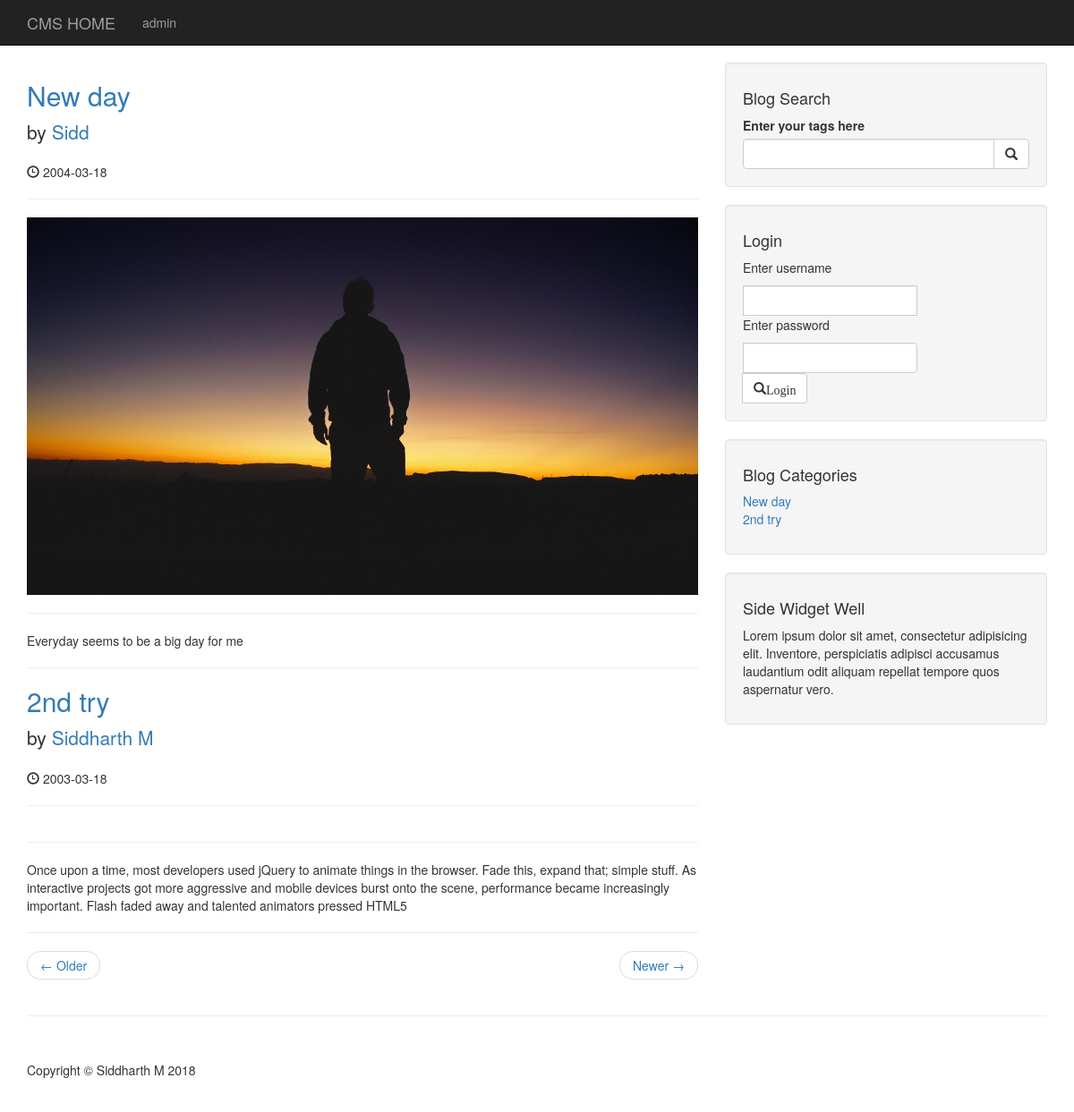
The page / on the database its author committed.
### tables this page shows
CREATE TABLE `posts` (
  `post_id` int(3) NOT NULL,
  `post_catagory_id` int(3) NOT NULL,
  `post_title` varchar(255) NOT NULL,
  `post_author` varchar(255) NOT NULL,
  `post_date` date NOT NULL,
  `post_image` text NOT NULL,
  `post_content` text NOT NULL,
  `post_tags` varchar(255) NOT NULL,
  `post_comment_count` int(11) NOT NULL,
  `post_status` varchar(255) NOT NULL DEFAULT 'draft'
);

### index.php (the view)
<?php
   include "includes/header.php";
    include "includes/naviigation.php";
  ?>
    <div class="container">
        <div class="row">
            <div class="col-md-8">
                       <?php
                                        $query = "SELECT * FROM posts";
                                        $select_all_posts = mysqli_query($connection,$query);
                                       while ($row = mysqli_fetch_assoc($select_all_posts)) {
                                          $post_id = $row['post_id'];
                                           $post_title = $row['post_title'];
                                            $post_author = $row['post_author'];
                                             $post_date = $row['post_date'];
                                              $post_image = $row['post_image'];
                                                $post_content = substr($row['post_content'], 0,300) ;
 ?>
                <h2>
                    <a href="post.php?p_id=<?php echo $post_id;  ?>"><?php echo $post_title;  ?></a>
                </h2>
                <p class="lead">
                    by <a href="index.php"><?php echo $post_author;  ?></a>
                </p>
                <p><span class="glyphicon glyphicon-time"></span> <?php echo $post_date;  ?></p>
                <hr>
                <img class="img-responsive" src="images/<?php echo $post_image; ?>" alt="">
                <hr>
                <p><?php echo $post_content;  ?></p>
                            <hr>
                         <?php } ?>
                <ul class="pager">
                    <li class="previous">
                        <a href="#">&larr; Older</a>
                    </li>
                    <li class="next">
                        <a href="#">Newer &rarr;</a>
                    </li>
                </ul>
            </div>
 <?php
   include "includes/sidebar.php";
  ?>
        </div>
        <hr>
 <?php
   include "includes/footer.php";
  ?>

### includes/sidebar.php
            <div class="col-md-4">
                <div class="well">
                    <h4>Blog Search</h4>
                     <label>Enter your tags here</label>
                    <form action="search.php" method="post">
                    <div class="input-group">
                        <input type="text" name="search" class="form-control">
                        <span class="input-group-btn">
                            <button class="btn btn-default" name="submit" type="submit">
                                <span class="glyphicon glyphicon-search"></span>
                        </button>
                        </span>
                    </div>
                    </form>
                </div>
<div class="well">
                    <h4>Login</h4>
                    <form action="login.php" method="post">
                    <div class="input-group">
                        <p>Enter username</p>
                        <input type="text" name="username" class="form-control">
                               <p>Enter password</p>
                        <input type="password" name="password" class="form-control">
                        </div>
                        <span class="input-group-btn">
                            <button class="btn btn-default" name="submit" type="submit">
                                <span class="glyphicon glyphicon-search">Login</span>
                        </button>
                        </span>
                    </form>
                </div>
                <div class="well">
                    <h4>Blog Categories</h4>
                    <div class="row">
                        <div class="col-lg-12">
                            <ul class="list-unstyled">
                               <?php
                                        $query = "SELECT * FROM posts";
                                        $select_all_cat = mysqli_query($connection,$query);
                                       while ($row = mysqli_fetch_assoc($select_all_cat)) {
                                           $post_title = $row['post_title'];
                                       echo "<li><a href='#'>{$post_title}</a></li>";
                                       }
                                   ?>
                            </ul>
                        </div>
                    </div>
                </div>
                <div class="well">
                    <h4>Side Widget Well</h4>
                    <p>Lorem ipsum dolor sit amet, consectetur adipisicing elit. Inventore, perspiciatis adipisci accusamus laudantium odit aliquam repellat tempore quos aspernatur vero.</p>
                </div>
            </div>

### css/blog-home.css (style rules this page uses)
body { padding-top: 70px; }

### rows shown on the page
posts: post_title "New day", post_author "Sidd", post_date "2004-03-18", post_image (picture), post_content "Everyday seems to be a big day for me"
posts: post_title "2nd try", post_author "Siddharth M", post_date "2003-03-18", post_content "Once upon a time, most developers used jQuery to animate things in the browser. Fade this, expand that; simple stuff. As interactive projects got more aggressive and mobile devices burst onto the scene, performance became increasingly important. Flash faded away and talented animators pressed HTML5"
